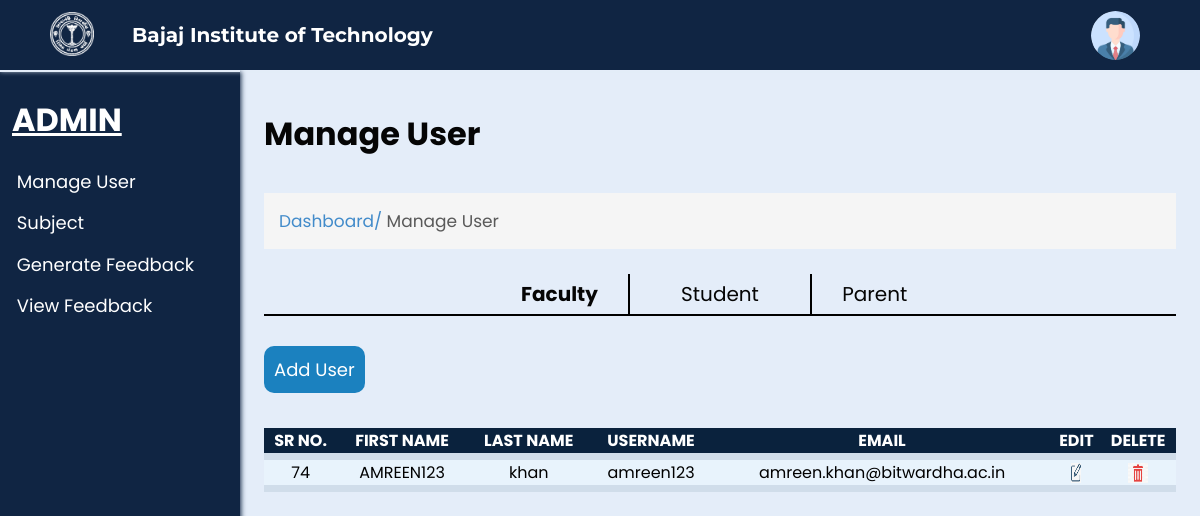
The app's page /ManageUser.php, older data.
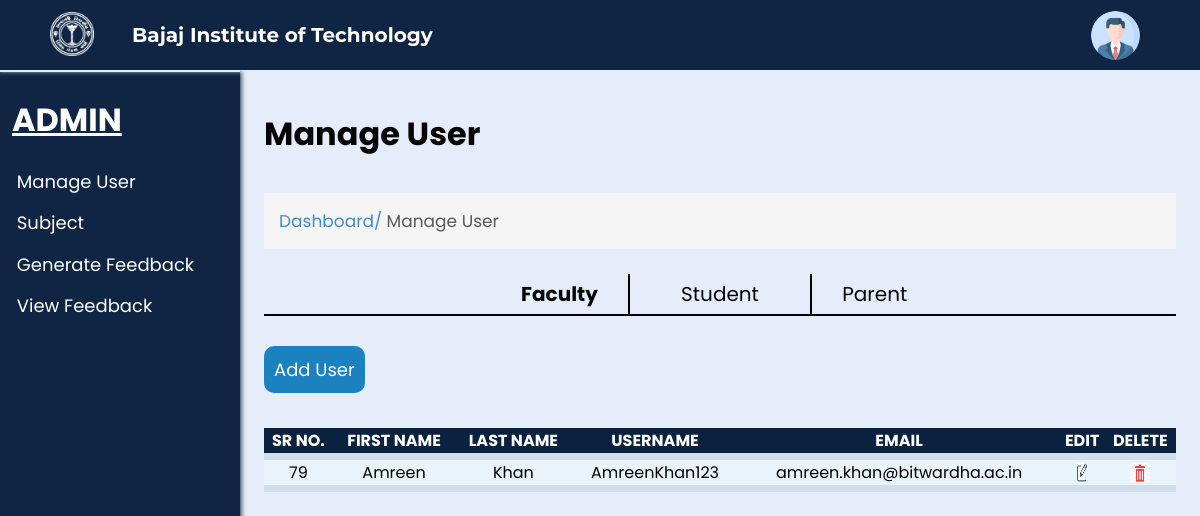
The same page, newer data.
### tables this page shows
CREATE TABLE `faculty` (
  `id` int(100) NOT NULL,
  `FNAME` text NOT NULL,
  `LNAME` text NOT NULL,
  `CONTACT` int(11) NOT NULL,
  `CATEGORY` text NOT NULL,
  `EMAIL` varchar(35) NOT NULL,
  `DEPARTMENT` text NOT NULL,
  `USERNAME` varchar(35) NOT NULL,
  `PASSWORD` varchar(35) NOT NULL
);

### ManageUser.php (the view, shortened to what this page needs)
<?php
include('connect.php');
$query1 = "select * from faculty";
$result = mysqli_query($conn, $query1);
?>
<html lang="en">
<head>
  <link rel="stylesheet" href="css/ManageUser.css?v=<?php echo time(); ?>">
  <link rel="stylesheet" href="css/common.css?v=<?php echo time(); ?>">
</head>
<body>
  <div class="nav">
    <div class="img">
      <img id="img" src="images/bitlogo_transparent.png" alt="BIT Logo">
    </div>
    <h2 id="heading">Bajaj Institute of Technology</h2>
    <div class="links" id="links">
      <div class="account_div">
        <img class="account_img" src="images/user.png" alt="User" width="7%" style="border-radius: 50%;">
      </div>
    </div>
  </div>
  <div class="spaces"></div>
  <div class="full">
    <div class="left">
      <h1>ADMIN</h1>
      <ul>
        <li><a href="ManageUser.php">Manage User</a></li>
        <li><a href="Subject.php">Subject</a></li>
        <li><a href="GFeedback.php">Generate Feedback</a></li>
        <li><a href="VFeedback.php">View Feedback</a></li>
      </ul>
    </div>
    <div class="right">
      <h1>Manage User</h1>
      <br>
      <p class="s1">Dashboard/ <span>Manage User</span></p>
      <br>
      <div class="select">
        <div class="select_user">
          <p class="display_faculty active" id="faculty" onclick="display_faculty()">Faculty</p>
          <p class="display_student" id="student" onclick="display_student()">Student</p>
          <p class="display_parent" id="parent" onclick="display_parent()">Parent</p>
        </div>
        <input type="submit" class="add_user" onclick="display()" value="Add User">
      </div>
      <div class="User">
        <table class="tablecontent" >
          <thead>
          <tr>
          <th>SR NO.</th>
            <th>FIRST NAME</th>
            <th>LAST NAME</th>
            <th>USERNAME</th>
            <th>EMAIL</th>
            <th>EDIT</th>
            <th>DELETE</th>
          </tr >
          </thead>
          <tbody>
          <tr>
            <?php
              while ($row = mysqli_fetch_assoc($result))
              {
                ?>
                 <td><?php echo $row['id'];?></td>
                 <td><?php echo $row['FNAME'];?></td>
                 <td><?php echo $row['LNAME'];?></td>
                 <td><?php echo $row['USERNAME'];?></td>
                 <td><?php echo $row['EMAIL'];?></td>
                 <td><a href="edit.php?fname=<?=$row['FNAME'];?>" name="edit"><img src= images/edit.png width="10" height="20"> </a></td>
                 <td><a href="delete.php?EMAIL=<?=$row['EMAIL'];?>" name="delete"><img src= images/delete.png width="20" height="20"> </a></td>
                </tr>
                </tbody>
                <?php
                }
              ?>
        </table>
      </div>
    </div>
</body>
</html>

Row changes from the older to the newer data that the page shows:
removed faculty: id "74", FNAME "AMREEN123", LNAME "khan", USERNAME "amreen123", EMAIL "amreen.khan@bitwardha.ac.in"
added faculty: id "79", FNAME "Amreen", LNAME "Khan", USERNAME "AmreenKhan123", EMAIL "amreen.khan@bitwardha.ac.in"
